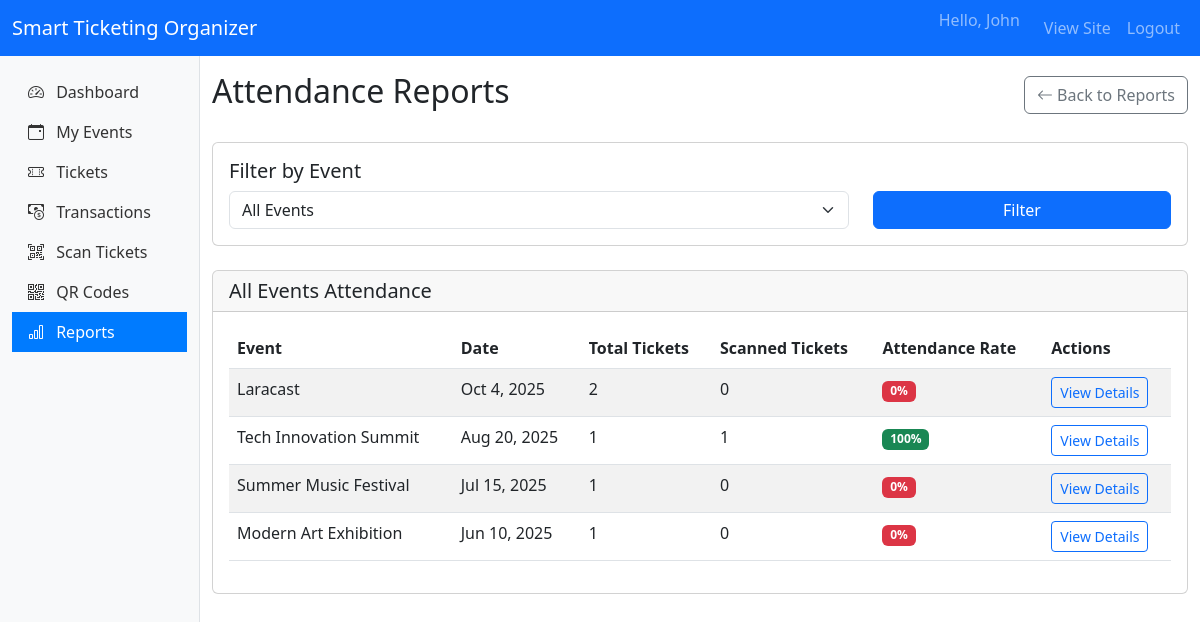
Page /organizer/reports/attendance (signed in) on the committed database.
### tables this page shows
CREATE TABLE `events` (
  `id` int(11) NOT NULL,
  `organizer_id` int(11) NOT NULL,
  `category_id` int(11) DEFAULT NULL,
  `title` varchar(255) NOT NULL,
  `description` text DEFAULT NULL,
  `venue` varchar(255) NOT NULL,
  `date_time` datetime NOT NULL,
  `event_image` varchar(255) DEFAULT NULL,
  `total_tickets` int(11) NOT NULL,
  `tickets_sold` int(11) DEFAULT 0,
  `price` decimal(10,2) DEFAULT 0.00,
  `status` enum('pending','approved','rejected') DEFAULT 'pending',
  `created_at` timestamp NOT NULL DEFAULT current_timestamp()
);

### app/views/organizer/reports/attendance.php (the view, shortened to what the rows shown need)
<div class="d-flex justify-content-between align-items-center mb-4">
    <h2>Attendance Reports</h2>
</div>
<div class="card">
    <div class="card-body">
        <?php if (empty($events)): ?>
            <div class="alert alert-info">
                No events found.
            </div>
        <?php else: ?>
            <div class="table-responsive">
                <table class="table table-striped">
                    <thead>
                        <tr>
                            <th>Event</th>
                            <th>Date</th>
                            <th>Total Tickets</th>
                            <th>Scanned Tickets</th>
                            <th>Attendance Rate</th>
                            <th>Actions</th>
                        </tr>
                    </thead>
                    <tbody>
                        <?php if ($selectedEventId): ?>
                            <tr>
                                <td><?= htmlspecialchars($attendanceData['event']['title']) ?></td>
                                <td><?= date('M j, Y', strtotime($attendanceData['event']['date_time'])) ?></td>
                                <td><?= $attendanceData['total_tickets'] ?></td>
                                <td><?= $attendanceData['scanned_tickets'] ?></td>
                                <td>
                                    <span class="badge bg-<?= $attendanceData['attendance_rate'] >= 70 ? 'success' : ($attendanceData['attendance_rate'] >= 50 ? 'warning' : 'danger') ?>">
                                        <?= $attendanceData['attendance_rate'] ?>%
                                    </span>
                                </td>
                                <td>
                                    <a href="<?= BASE_URL ?>/organizer/reports/event/<?= $attendanceData['event']['id'] ?>" class="btn btn-sm btn-outline-primary">
                                        View Report
                                    </a>
                                </td>
                            </tr>
                        <?php else: ?>
                            <?php foreach ($attendanceData as $eventId => $data): ?>
                                <tr>
                                    <td><?= htmlspecialchars($data['event']['title']) ?></td>
                                    <td><?= date('M j, Y', strtotime($data['event']['date_time'])) ?></td>
                                    <td><?= $data['total_tickets'] ?></td>
                                    <td><?= $data['scanned_tickets'] ?></td>
                                    <td>
                                        <span class="badge bg-<?= $data['attendance_rate'] >= 70 ? 'success' : ($data['attendance_rate'] >= 50 ? 'warning' : 'danger') ?>">
                                            <?= $data['attendance_rate'] ?>%
                                        </span>
                                    </td>
                                    <td>
                                        <a href="<?= BASE_URL ?>/organizer/reports/attendance/<?= $data['event']['id'] ?>" class="btn btn-sm btn-outline-primary">
                                            View Details
                                        </a>
                                    </td>
                                </tr>
                            <?php endforeach; ?>
                        <?php endif; ?>
                    </tbody>
                </table>
            </div>
        <?php endif; ?>
    </div>
</div>

### rows in the picture
events: title "Laracast", date_time "Oct 4, 2025"
events: title "Tech Innovation Summit", date_time "Aug 20, 2025"
events: title "Summer Music Festival", date_time "Jul 15, 2025"
events: title "Modern Art Exhibition", date_time "Jun 10, 2025"

### other values in the picture
$_SESSION['user']['first_name'] "John"
$data['total_tickets'] "2"
$data['scanned_tickets'] "0"
$data['attendance_rate'] "0"
$data['total_tickets'] "1"
$data['scanned_tickets'] "1"
$data['attendance_rate'] "100"
